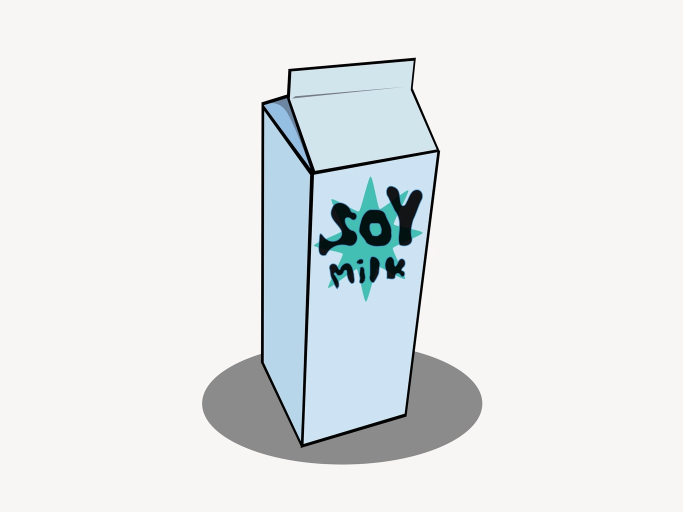
#> input picture tools/korean-cards/art/cafe-soy-milk.png, 1365 x 1023 px (shown at 1/2 size)
$ python -i build_images.py   (imports and definitions only)
#> lines starting #> are read from the running program, lines starting #| are printed output that depends on the picture
#> further down, picture is the input picture: PIL image 1365x1023 RGB; mean R, G, B 229.8, 232.5, 233.7
"""Download + optimize card images listed in tools/korean-cards/images.json.

Usage:
    python3 -m venv .venv && .venv/bin/pip install Pillow
    .venv/bin/python tools/korean-cards/build_images.py            # only missing files
    .venv/bin/python tools/korean-cards/build_images.py --force    # rebuild all

Manifest key = "<deck>/<cardId>" -> public/korean-cards/img/<deck>/<cardId>.webp
  "file": "art/x.png" 가 있으면 url 대신 그 파일을 쓴다 — 직접 손본
  그림(원본 SVG 는 같은 폴더)에 쓴다. url 은 출처 표기용으로 남는다.
  kind "photo": center-crop 4:3, 800x600 webp
  kind "icon" : keep alpha, max 256px webp
  "own": true 면 직접 만든 그림 — 출처 화면(credits-data.json)에 넣지 않는다.
    원본 PNG(투명 배경)는 tools/korean-cards/art/<deck>/<id>.png
    "close": ["bottom"] 처럼 잘린 쪽을 적으면 그 가장자리에 테두리 선을 그어 닫고(close_cuts),
    여백을 잘라 256px 틀에 같은 크기로 맞추고 무게중심을 가운데로 옮긴다 (fit)
Also writes apps/korean-cards/credits-data.json (attribution list shown on the Credits screen).
"""
import json, os, sys, time, urllib.request
from io import BytesIO
from PIL import Image, ImageChops

HERE = os.path.dirname(os.path.abspath(__file__))
ROOT = os.path.dirname(os.path.dirname(HERE))           # site/
MANIFEST = os.path.join(HERE, "images.json")
IMG = os.path.join(ROOT, "public", "korean-cards", "img")
UA = {"User-Agent": "korean-cards-image-builder/1.0"}


# [10 lines left out: function fetch, not called in this run]


def photo(im):
    im = im.convert("RGB")
    w, h = im.size
#> w = 1365; h = 1023
    target = 4 / 3
    if w / h > target:
        nw = int(h * target); x = (w - nw) // 2
#> after `nw = int(h * target)`: nw = 1364
#> after `x = (w - nw) // 2`: x = 0
        im = im.crop((x, 0, x + nw, h))
    else:
        nh = int(w / target); y = (h - nh) // 2
        im = im.crop((0, y, w, y + nh))
    return im.resize((800, 600), Image.LANCZOS) if im.width > 800 else im
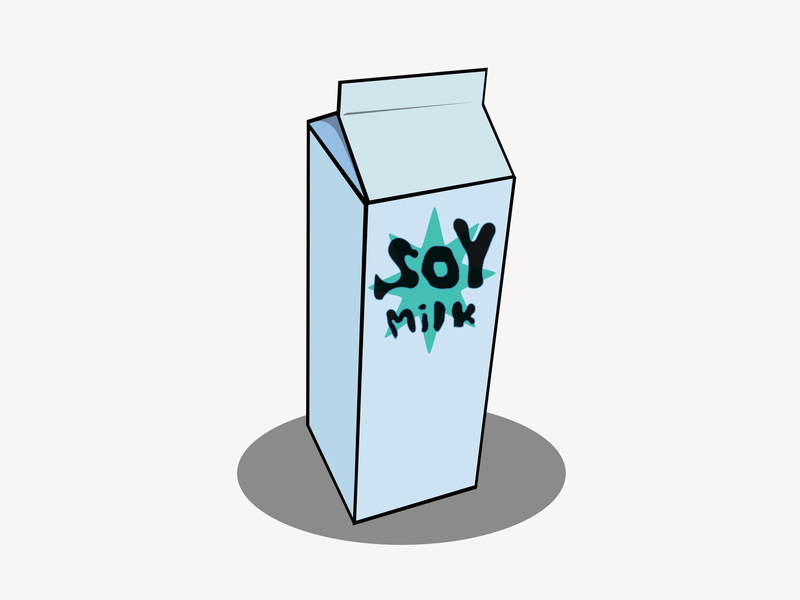
#> returned value: PIL image 800x600 RGB; mean R, G, B 229.8, 232.5, 233.7


# [102 lines left out: functions icon, close_cuts, fit, main, not called in this run]


# [1 line not run here, left out]

>>> from PIL import Image
>>> picture = Image.open('art/cafe-soy-milk.png')
>>> result = photo(picture)
